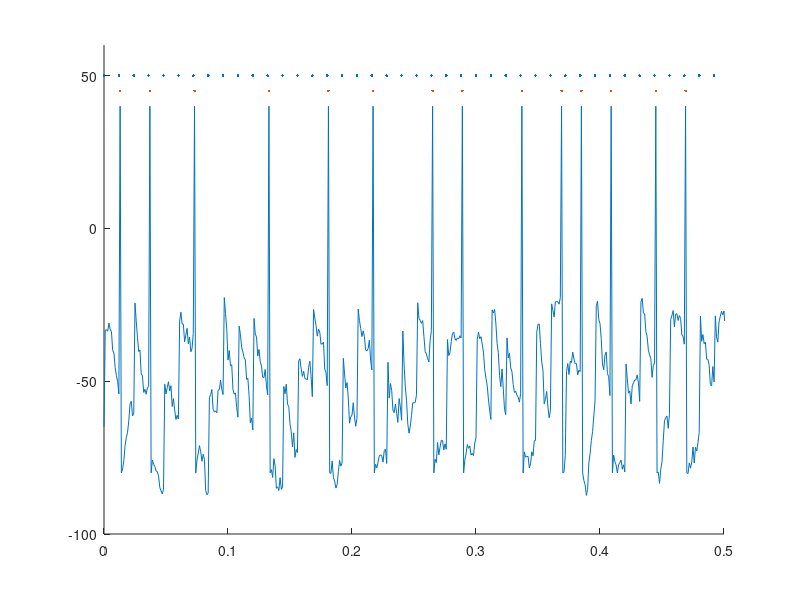

Write the MATLAB code that produced this figure.
function [] = LIFModel()
% Leaky integrate and Fire Model
dT = 0.001;
t = 0:dT:1;

% Biophys Params
tau = 0.015;
R = 400000; % ohms
Iepsc = 0.00008; % amps
thresh = -20;   % Spike threshold voltage
vRMP = -65;     % resting membrane potential

% Stim Params
stimDur = 1;
stimRate = 80;   % ultimately want to be pulled from tuning fxn
[spkInds,spkVec] = genSpikes(stimDur,stimRate,dT);

% Iterate over time period
V(1) = vRMP;
V_AHP = -80;

% spksOut = zeros(length(spkVec),1);
numout = 0;
spksOut = 0;

for i = 2:numel(t)
    % Reset if previous timepoint spiked
    if V(i-1) >= -20
        V(i) = V_AHP;
        continue
    end
    
    % current @t = current @t-1 - leak_channel + spike input*transfer fxn +
    % normal noise + more normal noise
    V(i) = V(i-1) + (1/tau)*(vRMP - V(i-1))*dT + R*Iepsc*spkVec(i-1) + ...
        3*randn(1) + 2*randn(1); % + comNoise() + indNoise();
    
    % Spike if threshold is reached
    if V(i) >= thresh
        V(i) = 40;
        
        spksOut(numout+1) = i;
        numout = numout + 1;
    end
end

figure;
hold on;
plot(t,V);
set(gca,'YLim',[-100 60],'XLim',[0 0.50]);
scatter(t(spkInds),50*spkVec(spkInds),'.k');
scatter(t(spksOut),45*ones(numel(spksOut),1),'.r');

%%%%%%%%%%%%%%%%%%%%%%  Local Functions  %%%%%%%%%%%%%%%%%%%%%%%%

function [spkInds,spkVec] = genSpikes(stimDur,spkRate,dT)
    % Generate a binary spike train over stimulus period
    spkVec = zeros(stimDur/dT,1);
    spkInts = floor(1/(dT*spkRate));
    
    % Deterministic input spike train
    spkInds = 1:spkInts:spkInts*spkRate;
    spkVec(spkInds) = 1;
    
    % Poisson input spike train?
    
end

function [] = epsp()

end

function [] = comNoise()

end

function [] = indNoise()

end
end